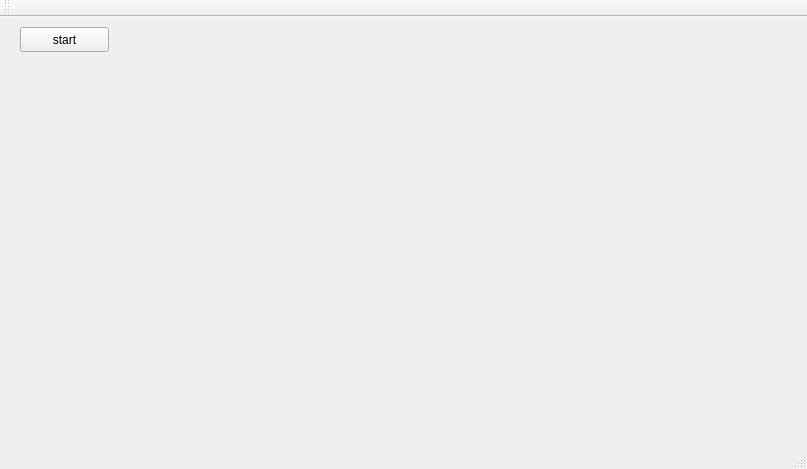
<?xml version="1.0" encoding="UTF-8"?>
<ui version="4.0">
 <class>MainWindow</class>
 <widget class="QMainWindow" name="MainWindow">
  <property name="geometry">
   <rect>
    <x>0</x>
    <y>0</y>
    <width>807</width>
    <height>469</height>
   </rect>
  </property>
  <property name="windowTitle">
   <string>MainWindow</string>
  </property>
  <widget class="QWidget" name="centralWidget">
   <widget class="QPushButton" name="pushButton">
    <property name="geometry">
     <rect>
      <x>20</x>
      <y>10</y>
      <width>89</width>
      <height>25</height>
     </rect>
    </property>
    <property name="text">
     <string>start</string>
    </property>
   </widget>
  </widget>
  <widget class="QMenuBar" name="menuBar">
   <property name="geometry">
    <rect>
     <x>0</x>
     <y>0</y>
     <width>807</width>
     <height>22</height>
    </rect>
   </property>
  </widget>
  <widget class="QToolBar" name="mainToolBar">
   <attribute name="toolBarArea">
    <enum>TopToolBarArea</enum>
   </attribute>
   <attribute name="toolBarBreak">
    <bool>false</bool>
   </attribute>
  </widget>
  <widget class="QStatusBar" name="statusBar"/>
 </widget>
 <layoutdefault spacing="6" margin="11"/>
 <resources/>
 <connections/>
</ui>
